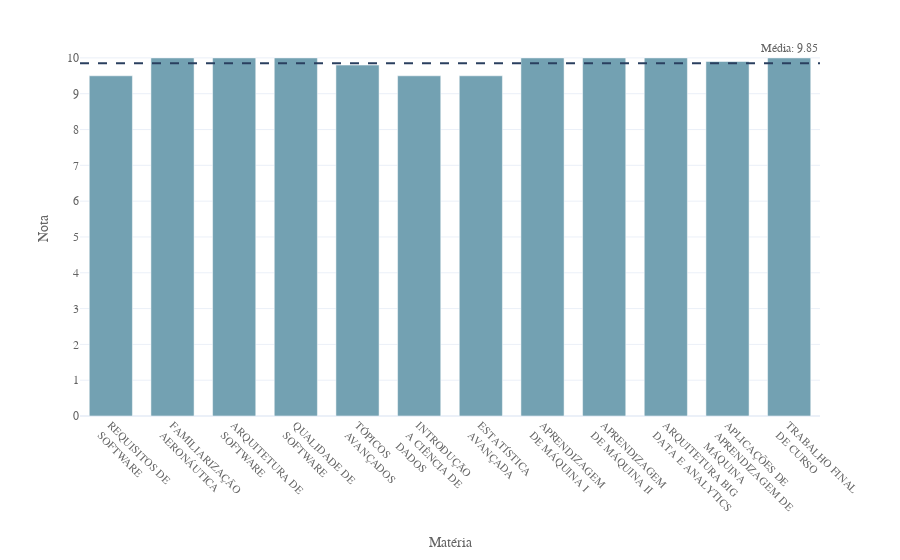

Notebook source saved alongside this figure:
### Code cell
subjects_split_map = {
    'REQUISITOS DE SOFTWARE': 'REQUISITOS DE<br>SOFTWARE',
    'FAMILIARIZAÇÃO AERONÁUTICA': 'FAMILIARIZAÇÃO<br>AERONÁUTICA',
    'ARQUITETURA DE SOFTWARE': 'ARQUITETURA DE<br>SOFTWARE',
    'QUALIDADE DE SOFTWARE': 'QUALIDADE DE<br>SOFTWARE', 
    'TÓPICOS AVANÇADOS': 'TÓPICOS<br>AVANÇADOS',
    'INTRODUÇÃO A CIÊNCIA DE DADOS': 'INTRODUÇÃO<br>A CIÊNCIA DE<br>DADOS',  
    'ESTATÍSTICA AVANÇADA': 'ESTATÍSTICA<br>AVANÇADA',  
    'APRENDIZAGEM DE MÁQUINA I': 'APRENDIZAGEM<br>DE MÁQUINA I',
    'APRENDIZAGEM DE MÁQUINA II': 'APRENDIZAGEM<br>DE MÁQUINA II',
    'ARQUITETURA BIG DATA E ANALYTICS': 'ARQUITETURA BIG<br>DATA E ANALYTICS',
    'APLICAÇÕES DE APRENDIZAGEM DE MÁQUINA': 'APLICAÇÕES DE<br>APRENDIZAGEM DE<br>MÁQUINA',
    'TRABALHO FINAL DE CURSO': 'TRABALHO FINAL<br>DE CURSO'
}

fig_ufpe_grades_values = go.Figure()
fig_ufpe_grades_values.add_trace(go.Bar(x=df_ufpe['Disciplina'].map(subjects_split_map), y=df_ufpe['Resultado'],
                                        marker_color=BLUE, hovertemplate='%{x}: %{y:.1f}'))
fig_ufpe_grades_values.add_hline(y=df_ufpe['Resultado'].mean(), annotation_text=f'Média: {df_ufpe['Resultado'].mean():.2f}',
                                 annotation_position='top right', annotation_y=df_ufpe['Resultado'].mean() + 0.2, line_dash='dash')
# fig_ufpe_grades_values.update_layout({'title': 'Notas por matéria', 'xaxis_tickangle': 45, 'xaxis_tickfont_size': 11, 
#                                       'yaxis_range': [0, 10.5], 'yaxis_title': 'Nota', 'xaxis_title': 'Matéria', 
#                                       'bargap': 0.3, 'yaxis_dtick': 1})
fig_ufpe_grades_values.update_layout({'margin_t': 40, 'xaxis_tickangle': 45, 'xaxis_tickfont_size': 11, 'yaxis_range': [0, 10.5], 
                                      'yaxis_title': 'Nota', 'xaxis_title': 'Matéria', 'bargap': 0.3, 'yaxis_dtick': 1})
fig_ufpe_grades_values.write_html('../assets/graphs/ufpe_grades_values.html')
fig_ufpe_grades_values

### Figure 1 — Plotly figure (JSON) as saved in the notebook; plotly's stock layout.template omitted (floating-point values rounded to 4 significant figures)
{"data": [{"hovertemplate": "%{x}: %{y:.1f}", "marker": {"color": "#73A1B2"}, "type": "bar", "x": ["REQUISITOS DE<br>SOFTWARE", "FAMILIARIZAÇÃO<br>AERONÁUTICA", "ARQUITETURA DE<br>SOFTWARE", "QUALIDADE DE<br>SOFTWARE", "TÓPICOS<br>AVANÇADOS", "INTRODUÇÃO<br>A CIÊNCIA DE<br>DADOS", "ESTATÍSTICA<br>AVANÇADA", "APRENDIZAGEM<br>DE MÁQUINA I", "APRENDIZAGEM<br>DE MÁQUINA II", "ARQUITETURA BIG<br>DATA E ANALYTICS", "APLICAÇÕES DE<br>APRENDIZAGEM DE<br>MÁQUINA", "TRABALHO FINAL<br>DE CURSO"], "y": [9.5, 10, 10, 10, 9.8, 9.5, 9.5, 10, 10, 10, 9.9, 10]}], "layout": {"annotations": [{"showarrow": false, "text": "Média: 9.85", "x": 1, "xanchor": "right", "xref": "x domain", "y": 10.05, "yanchor": "bottom", "yref": "y"}], "bargap": 0.3, "margin": {"t": 40}, "shapes": [{"line": {"dash": "dash"}, "type": "line", "x0": 0, "x1": 1, "xref": "x domain", "y0": 9.85, "y1": 9.85, "yref": "y"}], "xaxis": {"tickangle": 45, "tickfont": {"size": 11}, "title": {"text": "Matéria"}}, "yaxis": {"dtick": 1, "range": [0, 10.5], "title": {"text": "Nota"}}}}
